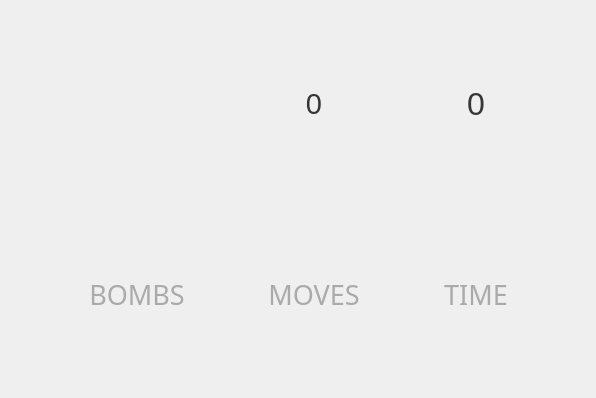
<?xml version="1.0" encoding="UTF-8"?>
<ui version="4.0">
 <class>BottomBoard</class>
 <widget class="QWidget" name="BottomBoard">
  <property name="geometry">
   <rect>
    <x>0</x>
    <y>0</y>
    <width>596</width>
    <height>398</height>
   </rect>
  </property>
  <property name="font">
   <font>
    <pointsize>22</pointsize>
   </font>
  </property>
  <property name="windowTitle">
   <string>BottomBoard</string>
  </property>
  <layout class="QGridLayout" name="gridLayout">
   <item row="0" column="3">
    <widget class="QLabel" name="movesLabel">
     <property name="font">
      <font>
       <family>Ubuntu</family>
       <pointsize>22</pointsize>
       <stylestrategy>PreferAntialias</stylestrategy>
      </font>
     </property>
     <property name="styleSheet">
      <string notr="true">color: rgb(54, 54, 54);</string>
     </property>
     <property name="text">
      <string>0</string>
     </property>
     <property name="alignment">
      <set>Qt::AlignCenter</set>
     </property>
    </widget>
   </item>
   <item row="1" column="6">
    <spacer name="horizontalSpacer_4">
     <property name="orientation">
      <enum>Qt::Horizontal</enum>
     </property>
     <property name="sizeHint" stdset="0">
      <size>
       <width>40</width>
       <height>20</height>
      </size>
     </property>
    </spacer>
   </item>
   <item row="1" column="4">
    <spacer name="horizontalSpacer_3">
     <property name="orientation">
      <enum>Qt::Horizontal</enum>
     </property>
     <property name="sizeHint" stdset="0">
      <size>
       <width>40</width>
       <height>20</height>
      </size>
     </property>
    </spacer>
   </item>
   <item row="1" column="3">
    <widget class="QLabel" name="movesTextLabel">
     <property name="font">
      <font>
       <family>Calibri Light</family>
       <pointsize>20</pointsize>
       <stylestrategy>PreferAntialias</stylestrategy>
      </font>
     </property>
     <property name="styleSheet">
      <string notr="true">color: rgb(170, 170, 170);</string>
     </property>
     <property name="text">
      <string>MOVES</string>
     </property>
     <property name="alignment">
      <set>Qt::AlignCenter</set>
     </property>
    </widget>
   </item>
   <item row="1" column="1">
    <widget class="QLabel" name="bombsTextLabel">
     <property name="font">
      <font>
       <family>Calibri Light</family>
       <pointsize>20</pointsize>
       <stylestrategy>PreferAntialias</stylestrategy>
      </font>
     </property>
     <property name="styleSheet">
      <string notr="true">color: rgb(170, 170, 170);</string>
     </property>
     <property name="text">
      <string>BOMBS</string>
     </property>
     <property name="alignment">
      <set>Qt::AlignCenter</set>
     </property>
    </widget>
   </item>
   <item row="0" column="1">
    <widget class="QLabel" name="bombsLabel">
     <property name="font">
      <font>
       <family>Ubuntu</family>
       <pointsize>22</pointsize>
       <stylestrategy>PreferAntialias</stylestrategy>
      </font>
     </property>
     <property name="styleSheet">
      <string notr="true">color: rgb(54, 54, 54);</string>
     </property>
     <property name="text">
      <string/>
     </property>
     <property name="alignment">
      <set>Qt::AlignCenter</set>
     </property>
    </widget>
   </item>
   <item row="1" column="5">
    <widget class="QLabel" name="timeTextLabel">
     <property name="font">
      <font>
       <family>Calibri Light</family>
       <pointsize>20</pointsize>
       <stylestrategy>PreferAntialias</stylestrategy>
      </font>
     </property>
     <property name="styleSheet">
      <string notr="true">color: rgb(170, 170, 170);</string>
     </property>
     <property name="text">
      <string>TIME</string>
     </property>
     <property name="alignment">
      <set>Qt::AlignCenter</set>
     </property>
    </widget>
   </item>
   <item row="1" column="0">
    <spacer name="horizontalSpacer">
     <property name="orientation">
      <enum>Qt::Horizontal</enum>
     </property>
     <property name="sizeHint" stdset="0">
      <size>
       <width>40</width>
       <height>20</height>
      </size>
     </property>
    </spacer>
   </item>
   <item row="1" column="2">
    <spacer name="horizontalSpacer_2">
     <property name="orientation">
      <enum>Qt::Horizontal</enum>
     </property>
     <property name="sizeHint" stdset="0">
      <size>
       <width>40</width>
       <height>20</height>
      </size>
     </property>
    </spacer>
   </item>
   <item row="0" column="5">
    <widget class="QLabel" name="timeLabel">
     <property name="font">
      <font>
       <family>Ubuntu</family>
       <pointsize>24</pointsize>
       <stylestrategy>PreferAntialias</stylestrategy>
      </font>
     </property>
     <property name="styleSheet">
      <string notr="true">color: rgb(54, 54, 54);</string>
     </property>
     <property name="text">
      <string>0</string>
     </property>
     <property name="alignment">
      <set>Qt::AlignCenter</set>
     </property>
    </widget>
   </item>
  </layout>
 </widget>
 <resources/>
 <connections/>
</ui>
